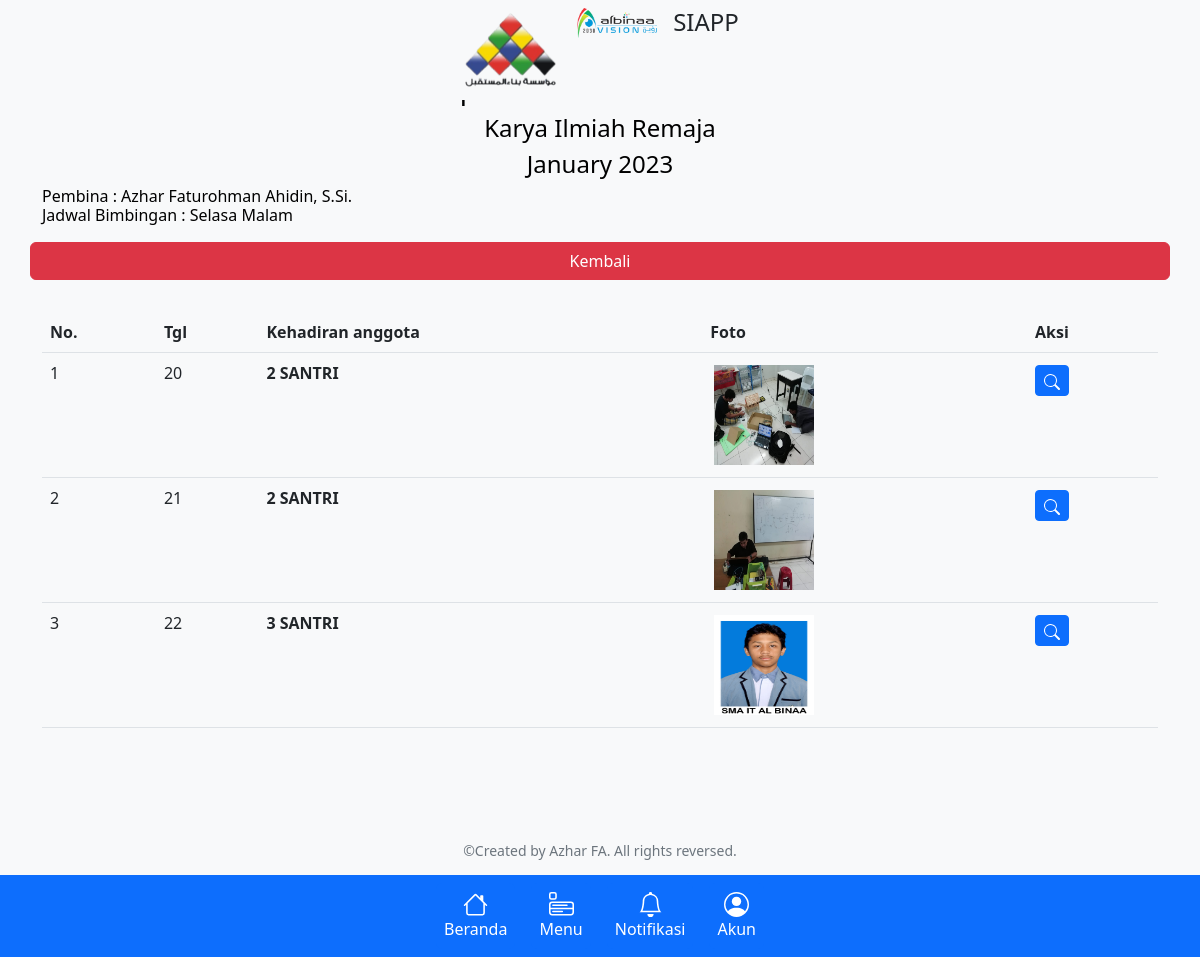
/laporan/kir, run on the app's committed database.
### ekskul/models.py (models this page shows, shortened)
class Extracurricular(models.Model):
    hari = (
        ('Senin', 'Senin'),
        ('Selasa', 'Selasa'),
        ('Rabu', 'Rabu'),
        ('Kamis', 'Kamis'),
        ('Jumat', 'Jumat'),
        ('Sabtu', 'Sabtu'),
        ('Ahad', 'Ahad'),
    )
    jenis = (
        ("Ekskul", "Ekstrakurikuler"),
        ("SC", "Study Club"),
    )
    pilihan_waktu = (
        ("Sore","Sore"),
        ("Malam","Malam"),
        ("Pagi","Pagi"),
        ("Siang","Siang"),
    )
    nama = models.CharField(max_length=50, verbose_name="Nama Ekskul")
    pembina = models.ManyToManyField(Teacher)
    jadwal = models.CharField(max_length=15, choices=hari, verbose_name="Jadwal Pembinaan")
    waktu = models.CharField(max_length=15, choices=pilihan_waktu)
    jadwal_tambahan = models.CharField(max_length=20, choices=hari, default="Tidak ada", blank=True)
    waktu_tambahan = models.CharField(max_length=15, choices=pilihan_waktu, blank=True)
    tipe = models.CharField(max_length=20, choices=jenis, blank=True)
    slug = models.SlugField(blank=True)
    logo = models.ImageField(upload_to='ekskul/logo', default='no-image.png', blank=True, null=True)

class Teacher(models.Model):
    user = models.OneToOneField(User, on_delete=models.CASCADE, verbose_name="Username",)
    nama_lengkap = models.CharField(max_length=100, verbose_name="Nama Pembina")
    niy = models.IntegerField(default=0, verbose_name='NIY')
    gelar_depan = models.CharField(max_length=20, blank=True)
    gelar_belakang = models.CharField(max_length=20, blank=True)
    jabatan = models.CharField(max_length=100, blank=True)
    jabatan_khusus = models.CharField(max_length=100, blank=True)
    email = models.EmailField(default='user@gmail.com')
    no_hp = models.IntegerField(blank=True, default=0)
    foto = models.ImageField(upload_to='user', default='blank-profile.png', blank=True, null=True)
    def __str__(self):
        if self.gelar_depan or self.gelar_belakang:
            return f'%s %s, %s.' % (self.gelar_depan, self.nama_lengkap, self.gelar_belakang)
        else:
            return self.nama_lengkap

### laporan/models.py (models this page shows, shortened)
class Report(models.Model):
    nama_ekskul = models.ForeignKey(Extracurricular, on_delete=models.CASCADE)
    pembina_ekskul = models.ForeignKey(Teacher, on_delete=models.CASCADE)
    tanggal_pembinaan = models.DateField()
    catatan_pembinaan = models.TextField(max_length=200, blank=True)
    kehadiran_santri = models.ManyToManyField(StudentOrganization)
    created_at = models.DateTimeField(auto_now_add=True)
    updated_at = models.DateTimeField(auto_now=True)

class UploadImage(models.Model):
    laporan = models.ForeignKey(Report, on_delete=models.CASCADE)
    foto_absensi = models.ImageField(upload_to='ekskul/laporan', default='no-image.png')

### laporan/views.py (the view)
# urls.py: path('<slug:slug>', views.laporan_ekskul, name='laporan-ekskul'),
def laporan_ekskul(request, slug):
    ekskul = get_object_or_404(Extracurricular, slug=slug)
    bulan_ini = datetime.date.today().__format__("%B %Y")
    filtered_report = Report.objects.filter(nama_ekskul__slug=slug).filter(
        tanggal_pembinaan__month=datetime.date.today().month).order_by('tanggal_pembinaan')
    if request.user.is_authenticated:
        if not request.user.teacher == ekskul.pembina and not request.user.is_superuser:
            context = {
                'ekskul': ekskul,
                'filtered_report': filtered_report,
                'bulan_ini': bulan_ini,
                'display': None
            }
        else:
            context = {
                'ekskul': ekskul,
                'filtered_report': filtered_report,
                'bulan_ini': bulan_ini,
                'display': True,
            }
    else:
        context = {
            'ekskul': ekskul,
            'filtered_report': filtered_report,
            'bulan_ini': bulan_ini,
            'display': None
        }
    return render(request, 'laporan-ekskul.html', context)

### templates/laporan-ekskul.html (shortened to what this page needs)
{% extends 'base.html' %}
{% block content %}
    <div class="container mt-5 pt-4">
        <div class="row justify-content-center align-items-center">
            <h3 class="text-center">Laporan Kehadiran Ekskul</h3>
            <h4 class="text-center">{{ ekskul.nama }}</h4>
            <h4 class="text-center"> {{ bulan_ini}}</h4>
            {% for pembina in ekskul.pembina.all %}
                {% if ekskul.pembina.count > 1 %}
                    <h6 class="m-0">Pembina {{ forloop.counter }} :
                    {{ pembina }}
                {% else %}
                    <h6 class="m-0">Pembina :
                    {{ pembina }}
                {% endif %}
            </h6>
            {% endfor %}
            <h6 class="m-0"> Jadwal Bimbingan : {{ ekskul.jadwal }} {{ ekskul.waktu }}</h6>
            <a href="{% url 'laporan:laporan-index' %}" class="btn btn-danger m-3">Kembali</a>
            <div class="col-sm mt-3">
                <table class="table table-hover w-100">
                    <thead>
                    <tr>
                        <th scope="col">No.</th>
                        <th scope="col">Tgl</th>
                        <th scope="col">Kehadiran anggota</th>
                        <th scope="col">Foto</th>
                        <th scope="col">Aksi</th>
                    </tr>
                    </thead>
                    <tbody>
                    {% if filtered_report %}
                        {% for report in filtered_report %}
                            <tr>
                                <td>{{ forloop.counter }}</td>
                                <td>{{ report.tanggal_pembinaan|date:"j"}}</td>
                                <td><strong>{{ report.kehadiran_santri.count }} SANTRI</strong>
                                </td>
                                <td>
                                    {% for image in report.uploadimage_set.all %}
                                        <img class="m-1" src="{{ image.foto_absensi.url }}" height="100px" width="100px">
                                    {% endfor %}
                                </td>
                                <td>
                                    <a href="{% url 'laporan:laporan-detail' ekskul.slug report.id %}" class="btn btn-sm btn-primary my-1" title="View">
                                    </a>
                                </td>
                            </tr>
                        {% endfor %}
                    {% else %}
                        <tr>
                            <td colspan="5" class="text-center fw-bold text-danger">Maaf, belum ada laporan kehadiran :(</td>
                        </tr>
                    {% endif %}
                    </tbody>
                </table>
            </div>
        </div>
    </div>
{% endblock %}

### data on the page
Extracurricular: nama "Karya Ilmiah Remaja", jadwal "Selasa", waktu "Malam"
Teacher: gelar_depan+gelar_belakang+nama_lengkap "Azhar Faturohman Ahidin, S.Si."
Report: tanggal_pembinaan "20", kehadiran_santri.count "2"
UploadImage: foto_absensi (picture)
Report: tanggal_pembinaan "21", kehadiran_santri.count "2"
UploadImage: foto_absensi (picture)
Report: tanggal_pembinaan "22", kehadiran_santri.count "3"
UploadImage: foto_absensi (picture)

### other printed values
{{ bulan_ini }} "January 2023"
